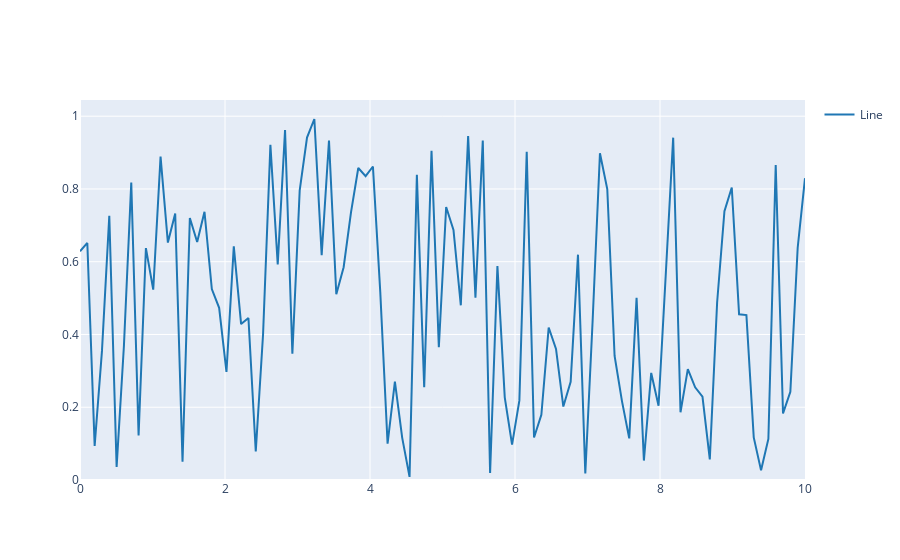

This figure's notebook cell:
### Code cell
x = np.linspace(0, 10, 100)
y = np.random.random(100)
df = pd.DataFrame({'x': x, 'y': y})

ggplot(df, aes(x='x', y='y')) + geom_line(showlegend=True)
